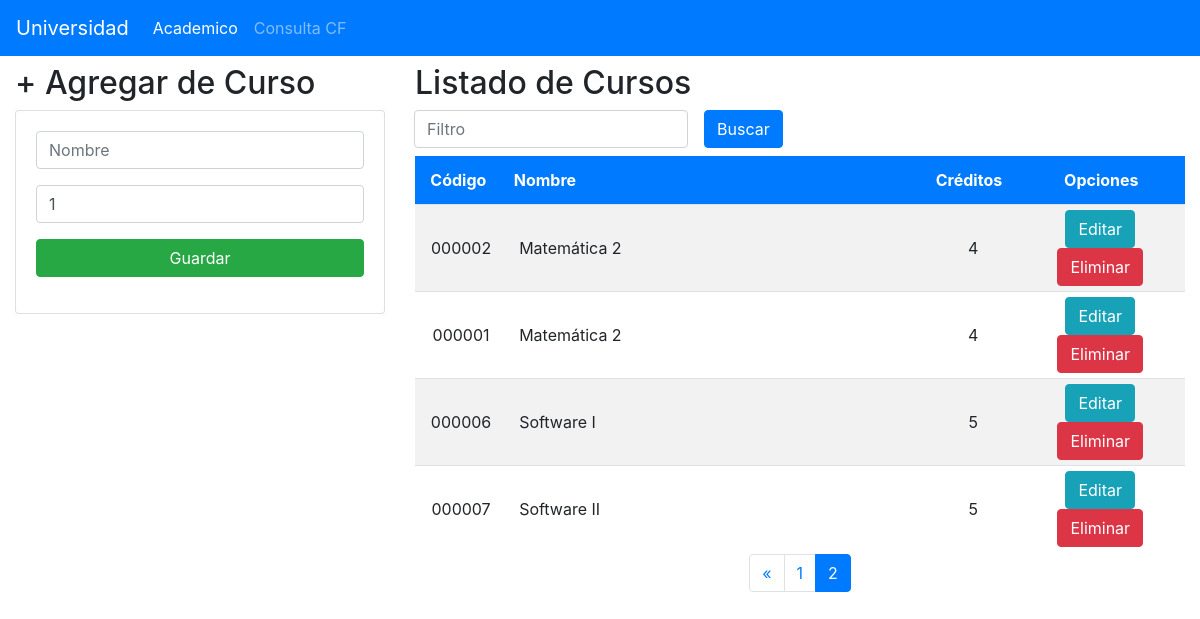
/academico/?page=2, run on the app's committed database.
### Aplicaciones/Academico/models.py (models this page shows, shortened)
class Curso(models.Model):
    codigo = models.CharField(primary_key=True, max_length=6)
    nombre = models.CharField(max_length=50)
    creditos = models.PositiveSmallIntegerField()

### Aplicaciones/Academico/views.py (the view)
# urls.py: path('academico/', views.home),
def home(request):
    if request.GET.get('page') is None:
        _page_number = 1
    else:
        _page_number = request.GET.get('page')
    if request.GET.get('filtro') is None:
        _filtro = ''
        cursos = Curso.objects.order_by('nombre').all()
    else:
        _filtro = request.GET.get('filtro')
        cursos = Curso.objects.filter(nombre__icontains=_filtro).order_by('nombre')
    _paginator = Paginator(cursos, 10) # Show 25 contacts per page.
    cursos_page = _paginator.get_page(_page_number)
    return render(request, "gestionCursos.html", {"listacursos": cursos_page, "filtro": _filtro})

### Aplicaciones/Academico/templates/gestionCursos.html (shortened to what this page needs)
{% extends "./base.html" %}
{% block body %}
<div class="row">
    <div class="col-sm-12 col-md-6 col-lg-4 col-xl-4">
        <h2>+ Agregar de Curso</h2>
        <div class="card">
            <div class="card-body">
                <form action="/academico/registrarCurso/" method="POST">{% csrf_token %}
                    <div class="form-group">
                        <input type="text" id="txtnombre" name="txtnombre" class="form-control"
                            placeholder="Nombre" maxlength="50" required>
                    </div>
                    <div class="form-group">
                        <input type="number" id="numcreditos" name="numcreditos" class="form-control"
                            min="1" max="9" value="1" required>
                    </div>
                    <div class="form-group">
                        <button type="submit" class="btn btn-success btn-block text-white">Guardar</button>
                    </div>
                </form>
            </div>
        </div>
    </div>
    <div class="col-sm-12 col-md-6 col-lg-8 col-xl-8">
        <h2>Listado de Cursos</h2>
        <div class="container form-container">
            <form class="form-inline" action="/academico/">
                <div class="form-group mx-sm-3 ml--1">
                    <input type="text" id="filtro" name="filtro" class="form-control"
                        value="{{ filtro }}"
                        placeholder="Filtro" maxlength="50" aria-label="filtro"
                        >
                </div>
                <button class="btn btn-primary" type="submit">Buscar</button>
            </form>
        </div>
        <div class="table-responsive py-2">
            <table class="table table-striped table-scroll">
                <thead class="thead-stickly thead-primary">
                    <tr>
                        <th class="w-10">Código</th>
                        <th class="w-50 text-left">Nombre</th>
                        <th class="w-10">Créditos</th>
                        <th class="w-20">Opciones</th>
                    </tr>
                </thead>
                <tbody>
                    {% for c in listacursos %}
                    <tr>
                        <td class="w-10">{{c.codigo}}</td>
                        <td class="w-50 text-left">{{c.nombre}}</td>
                        <td class="w-10">{{c.creditos}}</td>
                        <td class="w-20">
                            <a href="edicionCurso/{{c.codigo}}" class="btn btn-info">Editar</a>
                            <a href="eliminacionCurso/{{c.codigo}}" class="btn btn-danger btn-eliminacion">Eliminar</a>
                        </td>
                    </tr>
                    {% endfor %}
                </tbody>
            </table>
            {% include "partials/pagination.html" with page_obj=listacursos %}
        </div>
    </div>
</div>
{% endblock %}

### Aplicaciones/Academico/static/css/gestioncursos.css (style rules this page uses)
th, td { text-align: center; vertical-align: middle; }
.text-left { text-align: left; }
.table-scroll { display: flex; flex-direction: column; width: 100%; overflow-y: auto; }
.table { margin-bottom: .1rem; }
.table td { padding-top: 5px; padding-bottom: 5px; vertical-align: middle; }
.thead-stickly { position: -webkit-sticky; position: sticky; top: 0; z-index: 1020; }
.thead-primary { padding-top: 0px; margin-top: 0px; color: #fff; background-color: var(--primary); border-color: var(--primary); }
.table .thead-primary th { border: 0; color: inherit; border-color: var(--primary); }
.table-responsive { max-height: 80vh; }
.w-10 { width: 10% !important; }
.w-20 { width: 20% !important; }
.ml--1 { margin-left: -1rem !important; }

### data on the page
Curso: codigo "000002", nombre "Matemática 2", creditos "4"
Curso: codigo "000001", nombre "Matemática 2", creditos "4"
Curso: codigo "000006", nombre "Software I", creditos "5"
Curso: codigo "000007", nombre "Software II", creditos "5"

### other printed values
{{ i }} "1"
{{ i }} "2"
